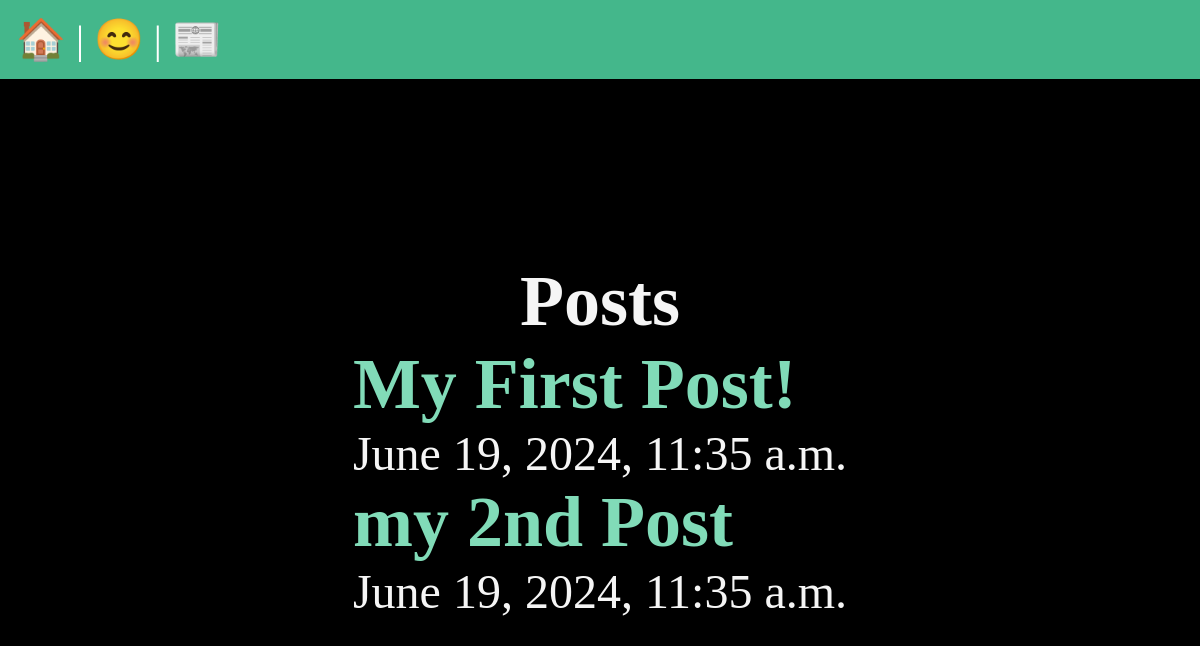
/posts/, run on an earlier commit of the app's database.
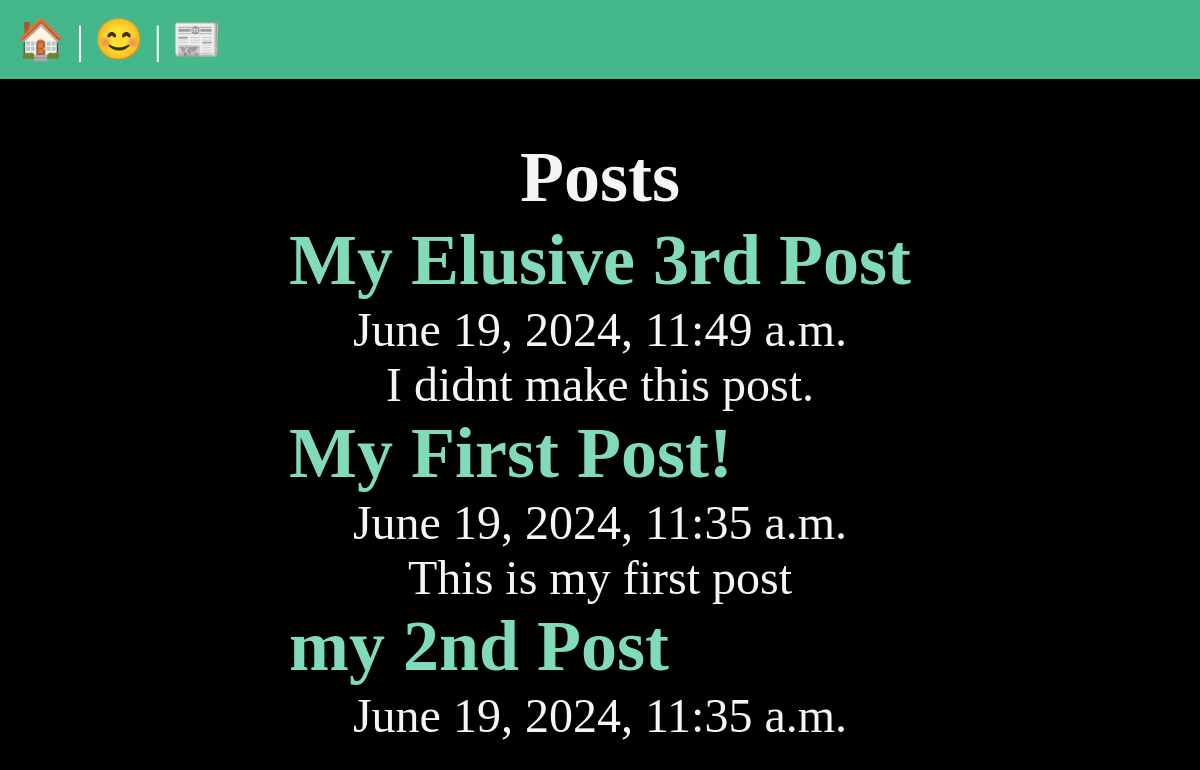
And on a later commit of the database.
### posts/models.py (models this page shows, shortened)
class Post(models.Model):
  title = models.CharField(max_length=75)
  body = models.TextField()
  slug = models.SlugField()
  date = models.DateTimeField(auto_now_add=True)

### posts/views.py (the view)
# urls.py: path('', views.posts_list, name= 'list'),
def posts_list(request):
  posts = Post.objects.all().order_by('-date')
  return render(request, 'posts/posts_list.html', {'posts': posts})

### posts/templates/posts/posts_list.html (shortened to what this page needs)
{% extends 'layout.html' %}
{% block content %}
  <section>
    <h1>Posts</h1>
    {% for post in posts %}
      <article class="post">
        <h2>
          <a href="{% url 'posts:page' slug=post.slug %}">{{ post.title }}</a>
        </h2>
        <p> {{ post.date }} </p>
        <p> {{post.body}} </p>
      </article>
    {% endfor %}
  </section>
{% endblock %}

### templates/layout.html (shortened to what this page needs)
<!DOCTYPE html>
{% load static %}
<html lang="en">
<head>
  <link rel="stylesheet" href="{% static 'css/style.css' %}">
</head>
<body>
    <nav>
      <a href="/" role="img" aria-label="Home">🏠</a> |
      <a href="/about">😊</a> |
      <a href="{% url 'posts:list' %}">📰</a>
    </nav>
    <main>
      {% block content %}
      {% endblock %}
    </main>
</body>
</html>

### static/css/style.css (style rules this page uses)
* { margin: 0; padding: 0; box-sizing: border-box; }
body { min-height: 100vh; background-color: black; color: whitesmoke; font-size: 3rem; display: flex; flex-flow: column; }
nav { padding: 1rem; background-color: #44B78B; color: white; font-size: 2.5rem; }
main { flex-grow: 1; display: grid; place-content: center; }
h1, p { text-align: center; }
a { text-decoration: none; color: #81dbb8; }

What changed in the data, as far as the page shows it:
added Post: title "My Elusive 3rd Post", date "June 19, 2024, 11:49 a.m.", body "I didnt make this post."
changed Post "My First Post!": body (not shown) → "This is my first post"
